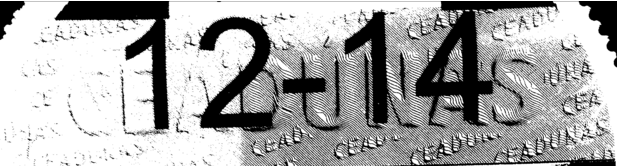
#> input picture assets/before.png, 617 x 166 px
$ python -i preprocessor.py   (imports and definitions only)
#> lines starting #> are read from the running program, lines starting #| are printed output that depends on the picture; after the words box and inside, x2 and y2 are one past the last pixel; in counts of white or black regions, pixels touching at a corner belong together
import numpy as np
import imutils
import cv2

def process_small_image_with_unclear_background(path):
    """Only works with `assets/before.png`"""
#> called with path = 'assets/before.png'
    # load the input image and convert it to grayscale
    image = cv2.imread(path)
#> image is the input picture: shape (166, 617, 3); min 0, max 255, mean 169.3
    gray = cv2.cvtColor(image, cv2.COLOR_BGR2GRAY)

    # threshold the image using Otsu's thresholding method
    thresh = cv2.threshold(gray, 0, 255, cv2.THRESH_BINARY_INV | cv2.THRESH_OTSU)[1]
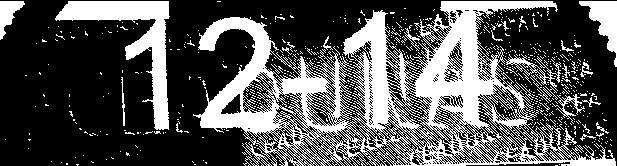
#> thresh: shape (166, 617); 33.3% white; 645 white regions (619 under 20 px), largest, box (x1, y1, x2, y2) and area: (193, 1, 616, 166) 25306, (55, 1, 170, 130) 4016, (579, 1, 617, 67) 1026

    # apply a distance transform which calculates the distance to the
    # closest zero pixel for each pixel in the input image
    dist = cv2.distanceTransform(thresh, cv2.DIST_L2, 5)
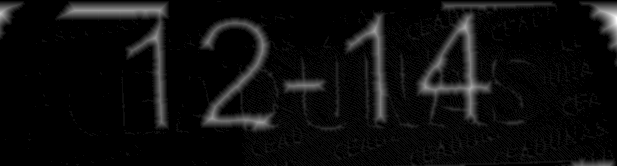
#> dist: shape (166, 617) float32; min 0, max 17, mean 0.885; drawn with min black and max white

    # normalize the distance transform such that the distances lie in
    # the range [0, 1] and then convert the distance transform back to
    # an unsigned 8-bit integer in the range [0, 255]
    dist = cv2.normalize(dist, dist, 0, 1.0, cv2.NORM_MINMAX)
    dist = (dist * 255).astype("uint8")

    # threshold the distance transform using Otsu's method
    dist = cv2.threshold(dist, 0, 255, cv2.THRESH_BINARY | cv2.THRESH_OTSU)[1]
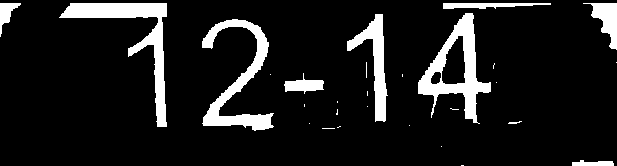
#> dist: shape (166, 617); 11.1% white; 28 white regions (18 under 20 px), largest, box (x1, y1, x2, y2) and area: (59, 3, 167, 127) 2759, (418, 13, 491, 124) 2615, (202, 19, 274, 131) 2376

    # apply an "opening" morphological operation to disconnect components in the image
    kernel = cv2.getStructuringElement(cv2.MORPH_ELLIPSE, (7, 7))
    opening = cv2.morphologyEx(dist, cv2.MORPH_OPEN, kernel)
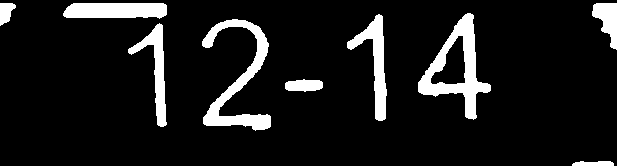
#> opening: shape (166, 617); 10.2% white; 9 white regions

    # find contours in the opening image, then initialize the list of
    # contours which belong to actual characters that we will be OCR'ing
    cnts = cv2.findContours(opening.copy(), cv2.RETR_EXTERNAL, cv2.CHAIN_APPROX_SIMPLE)
#> cnts = 9 contours; largest, box (x1, y1, x2, y2) and area: (418, 13, 491, 120) 3262, (202, 19, 271, 131) 2088, (63, 3, 167, 19) 1374, (347, 14, 387, 121) 1282, (128, 23, 167, 127) 1069
    cnts = imutils.grab_contours(cnts)
    chars = []

    # loop over the contours
    for c in cnts:
    	# compute the bounding box of the contour
        (x, y, w, h) = cv2.boundingRect(c)
    	# check if contour is at least 35px wide and 100px tall, and if
	    # so, consider the contour a digit
        if w >= 35 and h >= 100:
            chars.append(c)
#> this loop made 9 passes
#> (x, y, w, h) on passes 1 to 9: (572, 161, 42, 5), (285, 79, 38, 13), (128, 23, 39, 104), (202, 19, 69, 112), (347, 14, 40, 107), (418, 13, 73, 107), (592, 3, 25, 47), (63, 3, 104, 16), (0, 3, 16, 23)
#> after the loop, chars = 4 contours; box (x1, y1, x2, y2) and area: (418, 13, 491, 120) 3262, (202, 19, 271, 131) 2088, (347, 14, 387, 121) 1282, (128, 23, 167, 127) 1069

    # compute the convex hull of the characters
    chars = np.vstack([chars[i] for i in range(0, len(chars))])
#> chars = contour of 480 points, box (x1, y1, x2, y2) (128, 13, 491, 131), area 7336
    hull = cv2.convexHull(chars)
#> hull = contour of 20 points, box (x1, y1, x2, y2) (128, 13, 491, 131), area 36854

    # allocate memory for the convex hull mask, draw the convex hull on
    # the image, and then enlarge it via a dilation
    mask = np.zeros(image.shape[:2], dtype="uint8")
    cv2.drawContours(mask, [hull], -1, 255, -1)
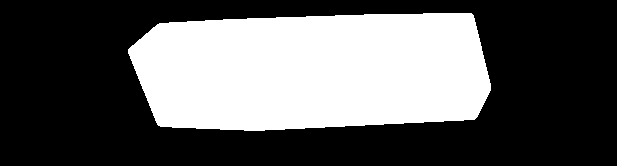
#> mask: shape (166, 617); 36.4% white; 1 white region, box (x1, y1, x2, y2) and area: (128, 13, 491, 131) 37276
    mask = cv2.dilate(mask, None, iterations=2)
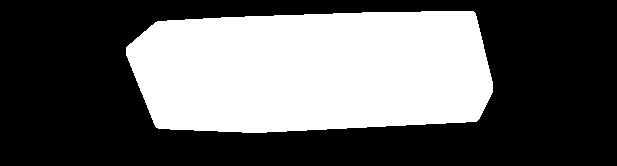
#> mask: shape (166, 617); 38.3% white; 1 white region, box (x1, y1, x2, y2) and area: (126, 11, 493, 133) 39216

    # take the bitwise of the opening image and the mask to reveal *just*
    # the characters in the image
    final = cv2.bitwise_and(opening, opening, mask=mask)
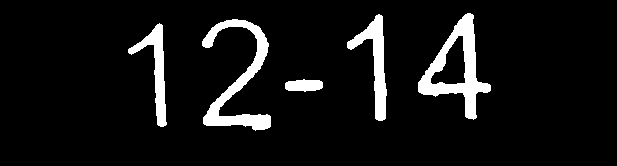
#> final: shape (166, 617); 7.6% white; 5 white regions, box (x1, y1, x2, y2) and area: (418, 13, 491, 120) 2493, (202, 19, 271, 131) 2313, (347, 14, 387, 121) 1415, (128, 23, 167, 127) 1196, (285, 79, 323, 92) 388

    success, encoded_bytes = cv2.imencode(".png", final)
#> encoded_bytes = 2281 values, max 255 at index 2134, min 0 at index 8, mean 112.3

    if success:
        return encoded_bytes.tobytes()
    else:
        return b''


def make_document_sharper(image_path):
    # Load image in grayscale (don't touch color if unnecessary)
    gray = cv2.imread(image_path, cv2.IMREAD_GRAYSCALE)

    # Light sharpening only (no resizing, no denoise, no thresholding)
    kernel = np.array([[0, -1, 0],
                       [-1, 5, -1],
                       [0, -1, 0]])
    sharpened = cv2.filter2D(gray, -1, kernel)

    # Encode to PNG bytes
    success, encoded_bytes = cv2.imencode(".png", sharpened)
    return encoded_bytes.tobytes() if success else b''

>>> result = process_small_image_with_unclear_background('assets/before.png')
